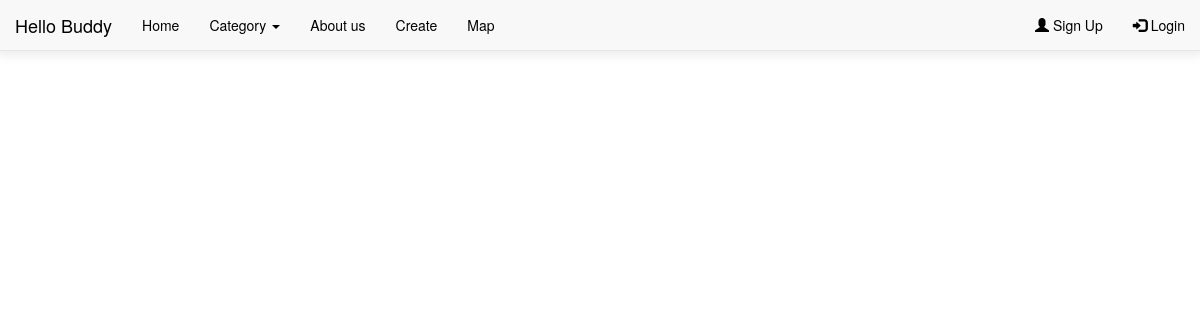
Page /home on the earlier database version.
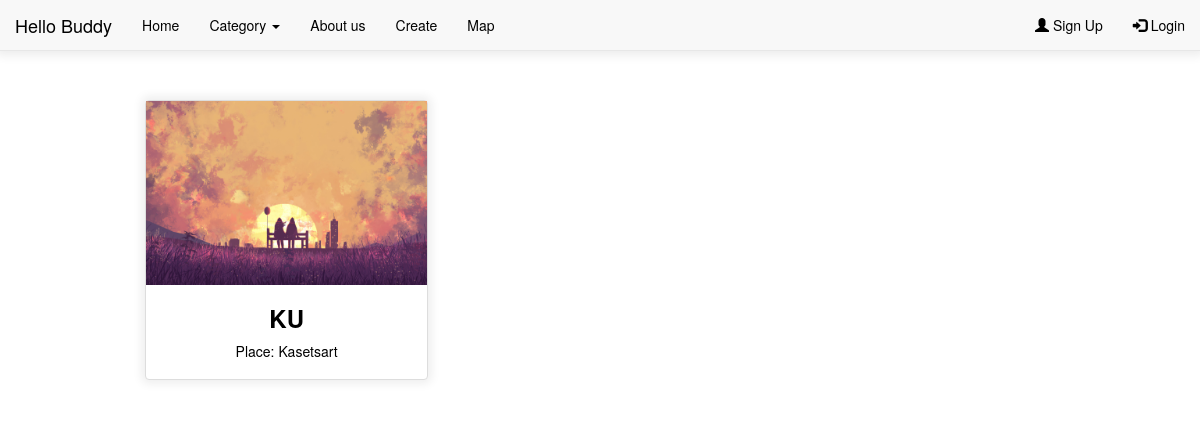
Same page on the later database version.
### Hello_Buddy/models.py (models this page shows, shortened)
class Event(models.Model):
    category = [
        ('eating', 'Eating'),
        ('sport', 'Sport'),
        ('movie', 'Movie'),
        ('party', 'Party'),
        ('education', 'Education'),
    ]
    name = models.CharField("Name", max_length=20)
    place = models.CharField("Place", max_length=50)
    participant = models.PositiveIntegerField("Participant",
                                            default=1)
    joined = models.PositiveIntegerField(default=0)
    date = models.DateField("Date")
    time = models.TimeField("Time")
    type = models.CharField("Type", max_length=20,
                            null=True, blank=True, choices=category)
    image_upload = models.ImageField(null=True,
                                     blank=True, upload_to='event/images',
                                     default='event/images/default.jpg')
    def is_active(self):
        now = timezone.localtime()
        date = now.date()
        time = now.time()
        return date < self.date or (date == self.date and time < self.time)

### Hello_Buddy/views.py (the view)
# urls.py: path('home', views.home, name='home'),
def home(request):
    all_event = Event.objects.all()
    return render(request,
                  "Hello_Buddy/home.html",
                  context={"events": all_event})

### Hello_Buddy/templates/Hello_Buddy/home.html (shortened to what this page needs)
{% extends 'Hello_Buddy/base.html' %}
{% block content %}
<head>
  </head>
  <div class='container' style="margin-top:100px">
    <div class="container-fluid text-center bg-grey">
      <div class="row text-center">
{% for event in events %}
{%if event.is_active %}
<a href="{% url 'event' event.id %}">
  <div class="col-sm-4">
    <div class="thumbnail">
      <img src="{{ event.image_upload.url }}" width = 300 height=100>
      <h3><strong>{{event.name}}</strong></h3>
      <p>Place: {{event.place}}</p>
    </div>
  </div>
</a>
{%endif%}
{%endfor%}
    </div></div></div>
{% endblock %}

Differences in the rows shown:
added Event: image_upload (placeholder picture), name "KU", place "Kasetsart"
